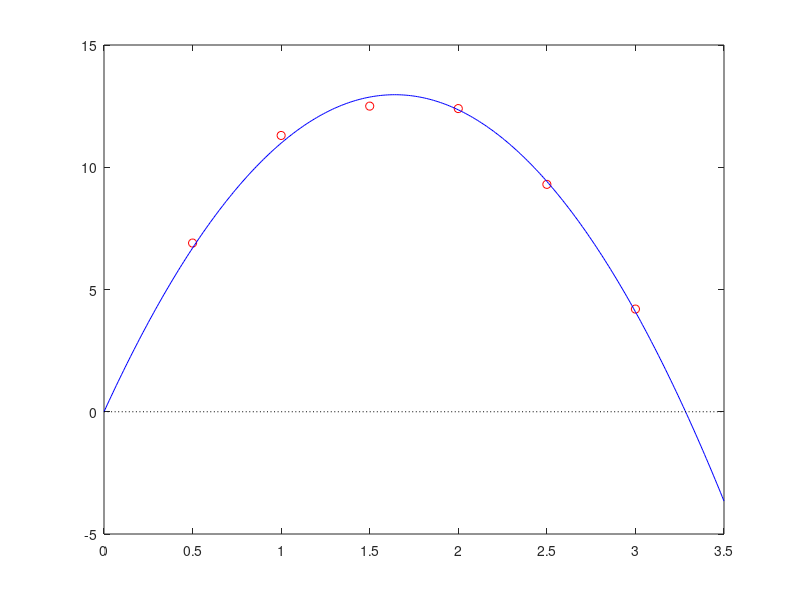

The MATLAB source for this figure:
clear;

% Apartado a.)
tk = [0.5 1.0 1.5 2.0 2.5 3.0]';
hk = [6.9 11.3 12.5 12.4 9.3 4.2]';

H = [tk -0.5*tk.^2];
c = H\hk;
v0 = c(1); g = c(2);

% Apartado b.)
res = hk - H*c; norm(res);

% Apartado c.)
t = (0:0.01:3.5);
h = v0*t-0.5*g*t.^2;
plot(tk,hk, 'ro', t,h,'b',t,h*0,'k:');

% Apartado d.)
H1 = tk;
hk1 = hk + 0.5*9.8*tk.^2;
v01 = H1\hk1;
res = hk1 - H*v01; norm(res);